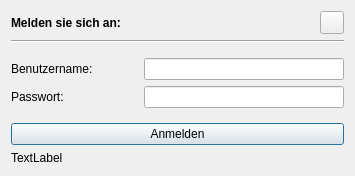
<?xml version="1.0" encoding="UTF-8"?>
<ui version="4.0">
 <class>Login</class>
 <widget class="QDialog" name="Login">
  <property name="geometry">
   <rect>
    <x>0</x>
    <y>0</y>
    <width>355</width>
    <height>176</height>
   </rect>
  </property>
  <property name="windowTitle">
   <string>Knapp Apprentice Training</string>
  </property>
  <layout class="QGridLayout" name="gridLayout">
   <item row="1" column="0">
    <spacer name="verticalSpacer">
     <property name="orientation">
      <enum>Qt::Vertical</enum>
     </property>
     <property name="sizeHint" stdset="0">
      <size>
       <width>20</width>
       <height>40</height>
      </size>
     </property>
    </spacer>
   </item>
   <item row="0" column="0">
    <layout class="QVBoxLayout" name="verticalLayout">
     <item>
      <layout class="QHBoxLayout" name="horizontalLayout_3">
       <item>
        <widget class="QLabel" name="label_3">
         <property name="font">
          <font>
           <weight>75</weight>
           <bold>true</bold>
          </font>
         </property>
         <property name="text">
          <string>Melden sie sich an:</string>
         </property>
        </widget>
       </item>
       <item>
        <widget class="QToolButton" name="toolButton_einstellungen">
         <property name="text">
          <string/>
         </property>
         <property name="icon">
          <iconset>
           <normaloff>../../_Symbole/Icons/misc/1904675-configuration-edit-gear-options-preferences-setting-settings_122525 (1).ico</normaloff>../../_Symbole/Icons/misc/1904675-configuration-edit-gear-options-preferences-setting-settings_122525 (1).ico</iconset>
         </property>
        </widget>
       </item>
      </layout>
     </item>
     <item>
      <widget class="Line" name="line">
       <property name="orientation">
        <enum>Qt::Horizontal</enum>
       </property>
      </widget>
     </item>
     <item>
      <spacer name="verticalSpacer_6">
       <property name="orientation">
        <enum>Qt::Vertical</enum>
       </property>
       <property name="sizeHint" stdset="0">
        <size>
         <width>20</width>
         <height>40</height>
        </size>
       </property>
      </spacer>
     </item>
     <item>
      <layout class="QHBoxLayout" name="horizontalLayout">
       <item>
        <widget class="QLabel" name="label">
         <property name="text">
          <string>Benutzername:</string>
         </property>
        </widget>
       </item>
       <item>
        <spacer name="horizontalSpacer">
         <property name="orientation">
          <enum>Qt::Horizontal</enum>
         </property>
         <property name="sizeHint" stdset="0">
          <size>
           <width>40</width>
           <height>20</height>
          </size>
         </property>
        </spacer>
       </item>
       <item>
        <widget class="QLineEdit" name="lineEdit_benutzername">
         <property name="minimumSize">
          <size>
           <width>200</width>
           <height>0</height>
          </size>
         </property>
         <property name="maximumSize">
          <size>
           <width>150</width>
           <height>16777215</height>
          </size>
         </property>
        </widget>
       </item>
      </layout>
     </item>
     <item>
      <layout class="QHBoxLayout" name="horizontalLayout_2">
       <item>
        <widget class="QLabel" name="label_2">
         <property name="text">
          <string>Passwort:</string>
         </property>
        </widget>
       </item>
       <item>
        <spacer name="horizontalSpacer_2">
         <property name="orientation">
          <enum>Qt::Horizontal</enum>
         </property>
         <property name="sizeHint" stdset="0">
          <size>
           <width>40</width>
           <height>20</height>
          </size>
         </property>
        </spacer>
       </item>
       <item>
        <widget class="QLineEdit" name="lineEdit_passwort">
         <property name="minimumSize">
          <size>
           <width>200</width>
           <height>0</height>
          </size>
         </property>
         <property name="maximumSize">
          <size>
           <width>150</width>
           <height>16777215</height>
          </size>
         </property>
         <property name="text">
          <string/>
         </property>
         <property name="echoMode">
          <enum>QLineEdit::Password</enum>
         </property>
        </widget>
       </item>
      </layout>
     </item>
     <item>
      <spacer name="verticalSpacer_2">
       <property name="orientation">
        <enum>Qt::Vertical</enum>
       </property>
       <property name="sizeHint" stdset="0">
        <size>
         <width>20</width>
         <height>40</height>
        </size>
       </property>
      </spacer>
     </item>
     <item>
      <widget class="QPushButton" name="pushButton_anmelden">
       <property name="layoutDirection">
        <enum>Qt::LeftToRight</enum>
       </property>
       <property name="text">
        <string>Anmelden</string>
       </property>
       <property name="icon">
        <iconset>
         <normaloff>../../_Symbole/Icons/computer/log_in.ico</normaloff>../../_Symbole/Icons/computer/log_in.ico</iconset>
       </property>
      </widget>
     </item>
    </layout>
   </item>
   <item row="2" column="0">
    <widget class="QLabel" name="lab_INFO">
     <property name="text">
      <string>TextLabel</string>
     </property>
    </widget>
   </item>
  </layout>
 </widget>
 <tabstops>
  <tabstop>lineEdit_benutzername</tabstop>
  <tabstop>lineEdit_passwort</tabstop>
  <tabstop>pushButton_anmelden</tabstop>
  <tabstop>toolButton_einstellungen</tabstop>
 </tabstops>
 <resources/>
 <connections/>
</ui>
